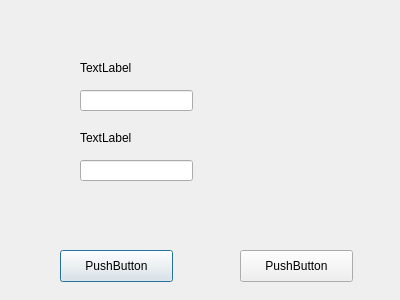
<?xml version="1.0" encoding="UTF-8"?>
<ui version="4.0">
 <class>Dialog</class>
 <widget class="QDialog" name="Dialog">
  <property name="geometry">
   <rect>
    <x>0</x>
    <y>0</y>
    <width>400</width>
    <height>300</height>
   </rect>
  </property>
  <property name="windowTitle">
   <string>Dialog</string>
  </property>
  <widget class="QPushButton" name="pushButton">
   <property name="geometry">
    <rect>
     <x>60</x>
     <y>250</y>
     <width>113</width>
     <height>32</height>
    </rect>
   </property>
   <property name="text">
    <string>PushButton</string>
   </property>
  </widget>
  <widget class="QPushButton" name="pushButton_2">
   <property name="geometry">
    <rect>
     <x>240</x>
     <y>250</y>
     <width>113</width>
     <height>32</height>
    </rect>
   </property>
   <property name="text">
    <string>PushButton</string>
   </property>
  </widget>
  <widget class="QLabel" name="label">
   <property name="geometry">
    <rect>
     <x>80</x>
     <y>60</y>
     <width>60</width>
     <height>16</height>
    </rect>
   </property>
   <property name="text">
    <string>TextLabel</string>
   </property>
  </widget>
  <widget class="QLabel" name="label_2">
   <property name="geometry">
    <rect>
     <x>80</x>
     <y>130</y>
     <width>60</width>
     <height>16</height>
    </rect>
   </property>
   <property name="text">
    <string>TextLabel</string>
   </property>
  </widget>
  <widget class="QLineEdit" name="lineEdit">
   <property name="geometry">
    <rect>
     <x>80</x>
     <y>90</y>
     <width>113</width>
     <height>21</height>
    </rect>
   </property>
  </widget>
  <widget class="QLineEdit" name="lineEdit_2">
   <property name="geometry">
    <rect>
     <x>80</x>
     <y>160</y>
     <width>113</width>
     <height>21</height>
    </rect>
   </property>
  </widget>
 </widget>
 <resources/>
 <connections/>
</ui>
